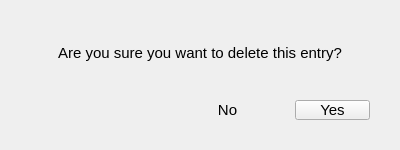
<?xml version="1.0" encoding="UTF-8"?>
<ui version="4.0">
 <class>ConfirmDelete</class>
 <widget class="QDialog" name="ConfirmDelete">
  <property name="geometry">
   <rect>
    <x>0</x>
    <y>0</y>
    <width>400</width>
    <height>150</height>
   </rect>
  </property>
  <property name="sizePolicy">
   <sizepolicy hsizetype="Fixed" vsizetype="Fixed">
    <horstretch>0</horstretch>
    <verstretch>0</verstretch>
   </sizepolicy>
  </property>
  <property name="windowTitle">
   <string>Confirm delete</string>
  </property>
  <layout class="QVBoxLayout" name="verticalLayout">
   <property name="spacing">
    <number>0</number>
   </property>
   <property name="leftMargin">
    <number>0</number>
   </property>
   <property name="topMargin">
    <number>20</number>
   </property>
   <property name="rightMargin">
    <number>0</number>
   </property>
   <property name="bottomMargin">
    <number>0</number>
   </property>
   <item>
    <widget class="QLabel" name="label">
     <property name="font">
      <font>
       <pointsize>11</pointsize>
      </font>
     </property>
     <property name="text">
      <string>Are you sure you want to delete this entry?</string>
     </property>
     <property name="scaledContents">
      <bool>false</bool>
     </property>
     <property name="alignment">
      <set>Qt::AlignCenter</set>
     </property>
     <property name="wordWrap">
      <bool>true</bool>
     </property>
    </widget>
   </item>
   <item>
    <layout class="QHBoxLayout" name="horizontalLayout">
     <property name="spacing">
      <number>30</number>
     </property>
     <property name="leftMargin">
      <number>30</number>
     </property>
     <property name="topMargin">
      <number>0</number>
     </property>
     <property name="rightMargin">
      <number>30</number>
     </property>
     <property name="bottomMargin">
      <number>15</number>
     </property>
     <item>
      <spacer name="horizontalSpacer">
       <property name="orientation">
        <enum>Qt::Horizontal</enum>
       </property>
       <property name="sizeHint" stdset="0">
        <size>
         <width>40</width>
         <height>20</height>
        </size>
       </property>
      </spacer>
     </item>
     <item alignment="Qt::AlignHCenter|Qt::AlignVCenter">
      <widget class="QPushButton" name="no_button">
       <property name="sizePolicy">
        <sizepolicy hsizetype="Minimum" vsizetype="Minimum">
         <horstretch>0</horstretch>
         <verstretch>0</verstretch>
        </sizepolicy>
       </property>
       <property name="minimumSize">
        <size>
         <width>75</width>
         <height>20</height>
        </size>
       </property>
       <property name="maximumSize">
        <size>
         <width>75</width>
         <height>20</height>
        </size>
       </property>
       <property name="font">
        <font>
         <pointsize>11</pointsize>
        </font>
       </property>
       <property name="cursor">
        <cursorShape>PointingHandCursor</cursorShape>
       </property>
       <property name="text">
        <string>No</string>
       </property>
       <property name="flat">
        <bool>true</bool>
       </property>
      </widget>
     </item>
     <item alignment="Qt::AlignHCenter|Qt::AlignVCenter">
      <widget class="QPushButton" name="yes_button">
       <property name="sizePolicy">
        <sizepolicy hsizetype="Minimum" vsizetype="Minimum">
         <horstretch>0</horstretch>
         <verstretch>0</verstretch>
        </sizepolicy>
       </property>
       <property name="minimumSize">
        <size>
         <width>75</width>
         <height>20</height>
        </size>
       </property>
       <property name="maximumSize">
        <size>
         <width>75</width>
         <height>20</height>
        </size>
       </property>
       <property name="font">
        <font>
         <pointsize>11</pointsize>
        </font>
       </property>
       <property name="cursor">
        <cursorShape>PointingHandCursor</cursorShape>
       </property>
       <property name="text">
        <string>Yes</string>
       </property>
       <property name="flat">
        <bool>false</bool>
       </property>
      </widget>
     </item>
    </layout>
   </item>
  </layout>
  <action name="action_yes">
   <property name="text">
    <string>yes</string>
   </property>
  </action>
  <action name="action_no">
   <property name="text">
    <string>no</string>
   </property>
  </action>
 </widget>
 <resources/>
 <connections>
  <connection>
   <sender>no_button</sender>
   <signal>clicked()</signal>
   <receiver>action_no</receiver>
   <slot>trigger()</slot>
   <hints>
    <hint type="sourcelabel">
     <x>227</x>
     <y>109</y>
    </hint>
    <hint type="destinationlabel">
     <x>-1</x>
     <y>-1</y>
    </hint>
   </hints>
  </connection>
  <connection>
   <sender>yes_button</sender>
   <signal>clicked()</signal>
   <receiver>action_yes</receiver>
   <slot>trigger()</slot>
   <hints>
    <hint type="sourcelabel">
     <x>332</x>
     <y>109</y>
    </hint>
    <hint type="destinationlabel">
     <x>-1</x>
     <y>-1</y>
    </hint>
   </hints>
  </connection>
 </connections>
</ui>
